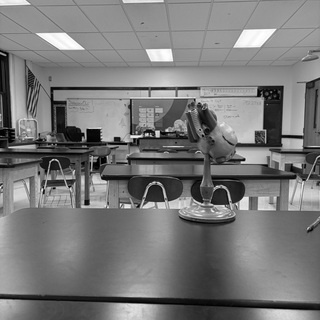
#> input picture heart_image0.jpg, 320 x 320 px
$ python fm.py
#> lines starting #> are read from the running program, lines starting #| are printed output that depends on the picture; long printed decimals are rounded
import cv2
import numpy as np

IMG_PATHS = [
	"heart_image0.jpg",
	"heart_image1.jpg",
	"heart_image2.jpg",
	"heart_image3.jpg"
]

MAX_FEATURES = 500
MAX_TRACK_DIST = 2.0

fx = 1444.0
fy = 2587.0
cx = 160.0
cy = 160.0
K = np.array([[fx,0,cx],[0,fy,cy],[0,0,1]], dtype=float)
K_inv = np.linalg.inv(K)

poses = [
	(np.eye(3), np.array([-0.1,0.0,0.26])),
	(np.eye(3), np.array([0.0,0.0,0.26])),
	(np.eye(3), np.array([0.1,0.0,0.26])),
	(np.eye(3), np.array([0.0,0.1,0.26]))
]

def pixel_to_ray(u,v):
	p = np.array([u,v,1.0])
	ray = K_inv @ p
	return ray / np.linalg.norm(ray)

def triangulate_two_views(ray1,R1,t1,ray2,R2,t2):
	d1 = R1 @ ray1
	d2 = R2 @ ray2
	d1 /= np.linalg.norm(d1)
	d2 /= np.linalg.norm(d2)
	A = np.stack([d1,-d2], axis=1)
	b = t2 - t1
	sol, _, _, _ = np.linalg.lstsq(A,b,rcond=None)
	s,t = sol
	p1 = t1 + s*d1
	p2 = t2 + t*d2
	return 0.5*(p1+p2)

def detect_features(img):
	orb = cv2.ORB_create(MAX_FEATURES)
	kp, des = orb.detectAndCompute(img,None)
	return kp, des

def match_features(des1, des2):
	if des1 is None or des2 is None:
		return []
	bf = cv2.BFMatcher(cv2.NORM_HAMMING, crossCheck=True)
	matches = bf.match(des1, des2)
	matches = sorted(matches, key=lambda x: x.distance)
	return matches

class Track:
	def __init__(self,id,frame,pt):
		self.id = id
		self.obs = [(frame, pt)]
		self.last_frame = frame

	def add_obs(self,frame,pt):
		self.obs.append((frame,pt))
		self.last_frame = frame

def build_multiframe_tracks(images):
	tracks = {}
	next_id = 0
	kp_list, des_list = [], []
	for img in images:
		kp, des = detect_features(img)
		kp_list.append(kp)
		des_list.append(des)

	for i in range(len(images)-1):
		matches = match_features(des_list[i], des_list[i+1])
		# map kp idx in frame i -> track id
		idx_to_tid = {}
		for tid,tr in tracks.items():
			if tr.last_frame == i:
				# find kp idx in frame i closest to last observation
				last_pt = tr.obs[-1][1]
				dists = [np.linalg.norm(np.array(last_pt)-np.array(kp_list[i][j].pt)) for j in range(len(kp_list[i]))]
				if len(dists) > 0:
					best_idx = np.argmin(dists)
					if dists[best_idx] < 5.0:  # pixel threshold
						idx_to_tid[best_idx] = tid
		for m in matches:
			if m.queryIdx in idx_to_tid:
				tracks[idx_to_tid[m.queryIdx]].add_obs(i+1, kp_list[i+1][m.trainIdx].pt)
			else:
				tracks[next_id] = Track(next_id, i, kp_list[i][m.queryIdx].pt)
				tracks[next_id].add_obs(i+1, kp_list[i+1][m.trainIdx].pt)
				next_id += 1
	return tracks

def triangulate_tracks(tracks):
	points = []
	for tid,tr in tracks.items():
		if len(tr.obs) < 2:
			points.append(None)
			continue
		best_pair = max([(tr.obs[i], tr.obs[j]) for i in range(len(tr.obs)) for j in range(i+1,len(tr.obs))],
						key=lambda x: abs(x[0][0]-x[1][0]))
		(fr1, pt1), (fr2, pt2) = best_pair
		ray1 = pixel_to_ray(pt1[0], pt1[1])
		ray2 = pixel_to_ray(pt2[0], pt2[1])
		R1, t1 = poses[fr1]
		R2, t2 = poses[fr2]
		P = triangulate_two_views(ray1,R1,t1,ray2,R2,t2)
		for (f,pt) in tr.obs:
			if f == fr1 or f == fr2:
				continue
			ray = pixel_to_ray(pt[0], pt[1])
			R, t = poses[f]
			d = R @ ray
			d /= np.linalg.norm(d)
			v = P - t
			s = np.dot(v,d)
			P_new = t + s*d
			P = 0.5*(P+P_new)
		points.append(P)
	return points

def visualize_tracks(images,tracks,points):
	vis = [cv2.cvtColor(im.copy(), cv2.COLOR_GRAY2BGR) for im in images]
	for tid,tr in tracks.items():
		P = points[tid]
		if P is None:
			continue
		if np.linalg.norm(P - poses[0][1]) > MAX_TRACK_DIST:
			continue
		for (f,pt) in tr.obs:
			cv2.circle(vis[f], (int(pt[0]), int(pt[1])), 3, (0,255,255), 1)
	combined = np.hstack(vis)
	cv2.imshow("Tracks", combined)
	cv2.waitKey(0)
	cv2.destroyAllWindows()

def run_pipeline(image_paths):
	clahe = cv2.createCLAHE(clipLimit=3.5, tileGridSize=(16,16))
	images = [clahe.apply(cv2.imread(p, cv2.IMREAD_GRAYSCALE)) for p in image_paths]
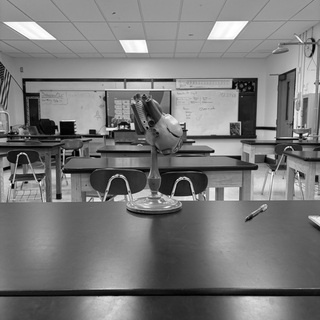
#> input picture heart_image1.jpg, 320 x 320 px
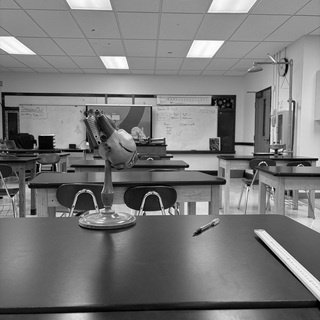
#> input picture heart_image2.jpg, 320 x 320 px
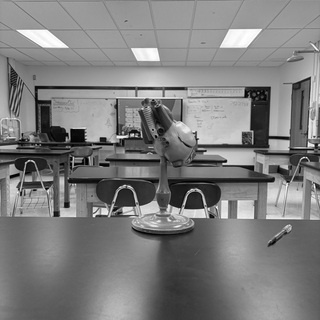
#> input picture heart_image3.jpg, 320 x 320 px
#> images = 4 items
	tracks = build_multiframe_tracks(images)
#> the loop in build_multiframe_tracks, `for img in images:` made 4 passes
#> the loop in build_multiframe_tracks, `for i in range(len(images)-1):` made 3 passes
#> matches on pass 1: 188 matches
	print(f"Built {len(tracks)} tracks.")
#| Built 397 tracks.
	points = triangulate_tracks(tracks)
	for i,P in enumerate(points):
		if P is None:
			continue
		dist = np.linalg.norm(P - poses[0][1])
		if dist <= MAX_TRACK_DIST:
			dx,dy,dz = P - poses[0][1]
			print(f"Track {i}: P={P}, dist={dist:.2f}, rel=({dx:.2f},{dy:.2f},{dz:.2f})")
#> this loop made 397 passes
#> P on passes 1 to 3: [-0.22, -0.0691, 6.12], [-0.447, -0.063, 9.51], [0.0967, 0.000848, 1.89]
#| Track 2: P=[9.66997254e-02 8.48168663e-04 1.89393603e+00], dist=1.65, rel=(0.20,0.00,1.63)
#| Track 6: P=[0.008447 0.006582 1.863], dist=1.61, rel=(0.11,0.01,1.60)
#| Track 67: P=[-0.008633  0.01852 -1.533], dist=1.80, rel=(0.09,0.02,-1.79)
#| Track 76: P=[0.04981 0.01211 0.9454], dist=0.70, rel=(0.15,0.01,0.69)
#| Track 77: P=[-0.1309  0.005749 -1.738], dist=2.00, rel=(-0.03,0.01,-2.00)
#| Track 79: P=[-0.03767  0.01996  1.710], dist=1.45, rel=(0.06,0.02,1.45)
#| Track 82: P=[-0.08391  0.003026  1.767 ], dist=1.51, rel=(0.02,0.00,1.51)
#| Track 84: P=[ 0.005037  0.009207 -0.5408], dist=0.81, rel=(0.11,0.01,-0.80)
#> (further printed lines are left out)
	visualize_tracks(images,tracks,points)
#> in visualize_tracks, `combined = np.hstack(vis)`:
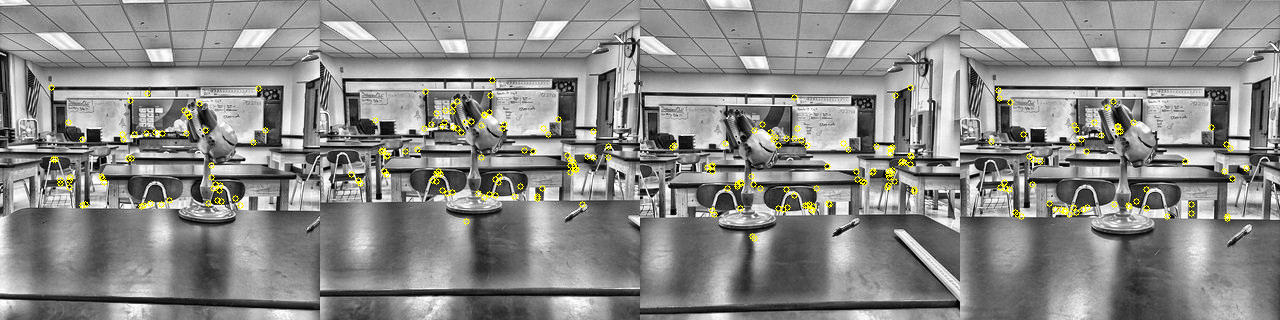
#> combined: shape (320, 1280, 3); mean of channels 0, 1, 2 136.2, 138.7, 138.7; drawn as B, G, R
	return tracks, points

if __name__=="__main__":
	tracks, points = run_pipeline(IMG_PATHS)
